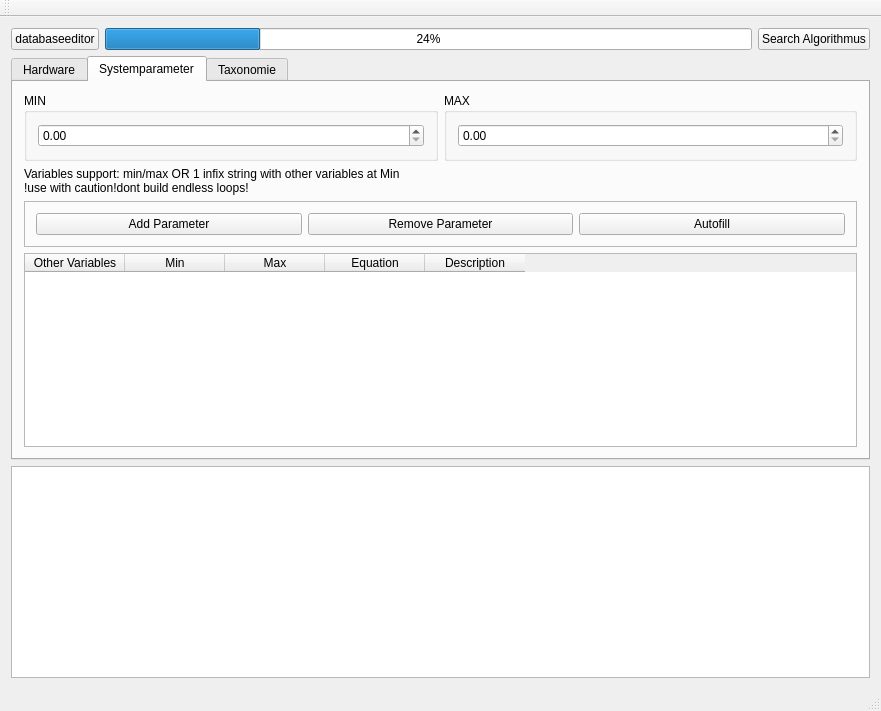
<?xml version="1.0" encoding="UTF-8"?>
<ui version="4.0">
 <class>Frontend_class</class>
 <widget class="QMainWindow" name="Frontend_class">
  <property name="geometry">
   <rect>
    <x>0</x>
    <y>0</y>
    <width>881</width>
    <height>711</height>
   </rect>
  </property>
  <property name="windowTitle">
   <string>Frontend_class</string>
  </property>
  <widget class="QWidget" name="centralWidget">
   <layout class="QGridLayout" name="gridLayout">
    <item row="0" column="2">
     <widget class="QPushButton" name="pushButton">
      <property name="text">
       <string>Search Algorithmus</string>
      </property>
     </widget>
    </item>
    <item row="0" column="1">
     <widget class="QProgressBar" name="progressBar">
      <property name="value">
       <number>24</number>
      </property>
     </widget>
    </item>
    <item row="0" column="0">
     <widget class="QPushButton" name="pushButton_3">
      <property name="text">
       <string>databaseeditor</string>
      </property>
     </widget>
    </item>
    <item row="2" column="0" colspan="3">
     <widget class="QTableWidget" name="tableWidget">
      <property name="sortingEnabled">
       <bool>true</bool>
      </property>
      <attribute name="horizontalHeaderShowSortIndicator" stdset="0">
       <bool>true</bool>
      </attribute>
     </widget>
    </item>
    <item row="1" column="0" colspan="3">
     <widget class="QTabWidget" name="tabWidget">
      <property name="currentIndex">
       <number>1</number>
      </property>
      <widget class="QWidget" name="tab">
       <attribute name="title">
        <string>Hardware</string>
       </attribute>
       <layout class="QGridLayout" name="gridLayout_11">
        <item row="0" column="0">
         <widget class="QGroupBox" name="groupBox">
          <property name="title">
           <string>oscillator</string>
          </property>
          <widget class="QComboBox" name="comboBox">
           <property name="geometry">
            <rect>
             <x>0</x>
             <y>60</y>
             <width>381</width>
             <height>27</height>
            </rect>
           </property>
          </widget>
          <widget class="QLabel" name="label">
           <property name="geometry">
            <rect>
             <x>0</x>
             <y>30</y>
             <width>161</width>
             <height>19</height>
            </rect>
           </property>
           <property name="text">
            <string>Used oscillator</string>
           </property>
          </widget>
          <widget class="QLabel" name="label_2">
           <property name="geometry">
            <rect>
             <x>20</x>
             <y>100</y>
             <width>79</width>
             <height>19</height>
            </rect>
           </property>
           <property name="text">
            <string>frequency</string>
           </property>
          </widget>
          <widget class="QLabel" name="label_3">
           <property name="geometry">
            <rect>
             <x>20</x>
             <y>150</y>
             <width>79</width>
             <height>19</height>
            </rect>
           </property>
           <property name="text">
            <string>stability</string>
           </property>
          </widget>
          <widget class="QLabel" name="label_4">
           <property name="geometry">
            <rect>
             <x>20</x>
             <y>200</y>
             <width>79</width>
             <height>19</height>
            </rect>
           </property>
           <property name="text">
            <string>aging</string>
           </property>
          </widget>
          <widget class="QDoubleSpinBox" name="doubleSpinBox">
           <property name="geometry">
            <rect>
             <x>20</x>
             <y>120</y>
             <width>79</width>
             <height>28</height>
            </rect>
           </property>
          </widget>
          <widget class="QDoubleSpinBox" name="doubleSpinBox_2">
           <property name="geometry">
            <rect>
             <x>20</x>
             <y>170</y>
             <width>79</width>
             <height>28</height>
            </rect>
           </property>
          </widget>
          <widget class="QDoubleSpinBox" name="doubleSpinBox_3">
           <property name="geometry">
            <rect>
             <x>20</x>
             <y>220</y>
             <width>79</width>
             <height>28</height>
            </rect>
           </property>
          </widget>
          <widget class="QPushButton" name="pushButton_2">
           <property name="geometry">
            <rect>
             <x>230</x>
             <y>90</y>
             <width>151</width>
             <height>27</height>
            </rect>
           </property>
           <property name="text">
            <string>confirm oscillator</string>
           </property>
          </widget>
         </widget>
        </item>
        <item row="0" column="1">
         <widget class="QGroupBox" name="groupBox_2">
          <property name="title">
           <string>Network</string>
          </property>
          <widget class="QComboBox" name="comboBox_2">
           <property name="geometry">
            <rect>
             <x>0</x>
             <y>60</y>
             <width>381</width>
             <height>27</height>
            </rect>
           </property>
          </widget>
          <widget class="QLabel" name="label_5">
           <property name="geometry">
            <rect>
             <x>0</x>
             <y>30</y>
             <width>161</width>
             <height>19</height>
            </rect>
           </property>
           <property name="text">
            <string>Used Network</string>
           </property>
          </widget>
         </widget>
        </item>
       </layout>
      </widget>
      <widget class="QWidget" name="tab_4">
       <attribute name="title">
        <string>Systemparameter</string>
       </attribute>
       <layout class="QGridLayout" name="gridLayout_3">
        <item row="0" column="0">
         <widget class="QGroupBox" name="groupBox_min">
          <property name="title">
           <string>MIN</string>
          </property>
          <layout class="QGridLayout" name="gridLayout_8">
           <item row="0" column="0">
            <widget class="QDoubleSpinBox" name="spinBoxdouble_min">
             <property name="maximum">
              <double>10000.000000000000000</double>
             </property>
             <property name="singleStep">
              <double>0.100000000000000</double>
             </property>
            </widget>
           </item>
          </layout>
         </widget>
        </item>
        <item row="0" column="1">
         <widget class="QGroupBox" name="groupBox_max">
          <property name="title">
           <string>MAX</string>
          </property>
          <layout class="QGridLayout" name="gridLayout_5">
           <item row="0" column="0">
            <widget class="QDoubleSpinBox" name="spinBoxdouble_max">
             <property name="maximum">
              <double>10000.000000000000000</double>
             </property>
            </widget>
           </item>
          </layout>
         </widget>
        </item>
        <item row="1" column="0" colspan="2">
         <widget class="QLabel" name="label_7">
          <property name="acceptDrops">
           <bool>false</bool>
          </property>
          <property name="text">
           <string>Variables support: min/max OR 1 infix string with other variables at Min
!use with caution!dont build endless loops!</string>
          </property>
          <property name="wordWrap">
           <bool>true</bool>
          </property>
         </widget>
        </item>
        <item row="2" column="0" colspan="2">
         <widget class="QFrame" name="frame">
          <property name="frameShape">
           <enum>QFrame::StyledPanel</enum>
          </property>
          <property name="frameShadow">
           <enum>QFrame::Raised</enum>
          </property>
          <layout class="QGridLayout" name="gridLayout_6">
           <item row="2" column="2">
            <widget class="QPushButton" name="Autofill">
             <property name="text">
              <string>Autofill</string>
             </property>
            </widget>
           </item>
           <item row="2" column="1">
            <widget class="QPushButton" name="deleteparameter">
             <property name="text">
              <string>Remove Parameter</string>
             </property>
            </widget>
           </item>
           <item row="2" column="0">
            <widget class="QPushButton" name="addParameter">
             <property name="text">
              <string>Add Parameter</string>
             </property>
            </widget>
           </item>
          </layout>
         </widget>
        </item>
        <item row="3" column="0" colspan="2">
         <widget class="QTableWidget" name="System_param_table">
          <property name="maximumSize">
           <size>
            <width>16777215</width>
            <height>16777215</height>
           </size>
          </property>
          <attribute name="verticalHeaderVisible">
           <bool>false</bool>
          </attribute>
          <column>
           <property name="text">
            <string>Other Variables</string>
           </property>
          </column>
          <column>
           <property name="text">
            <string>Min</string>
           </property>
          </column>
          <column>
           <property name="text">
            <string>Max</string>
           </property>
          </column>
          <column>
           <property name="text">
            <string>Equation</string>
           </property>
          </column>
          <column>
           <property name="text">
            <string>Description</string>
           </property>
          </column>
         </widget>
        </item>
       </layout>
      </widget>
      <widget class="QWidget" name="tab_2">
       <property name="styleSheet">
        <string notr="true"/>
       </property>
       <attribute name="title">
        <string>Taxonomie</string>
       </attribute>
       <layout class="QGridLayout" name="gridLayout_2">
        <item row="5" column="0" colspan="2" alignment="Qt::AlignTop">
         <widget class="QLabel" name="label_6">
          <property name="text">
           <string>Chose Values (x,y,...) EMPTY for everything</string>
          </property>
         </widget>
        </item>
        <item row="1" column="0" alignment="Qt::AlignLeft">
         <widget class="QPushButton" name="reload_db">
          <property name="text">
           <string>reload Database</string>
          </property>
         </widget>
        </item>
        <item row="1" column="1" alignment="Qt::AlignRight">
         <widget class="QPushButton" name="Taxonomie_load">
          <property name="text">
           <string>load other Taxonomie</string>
          </property>
         </widget>
        </item>
        <item row="6" column="0" colspan="2" alignment="Qt::AlignTop">
         <widget class="QTableWidget" name="tableWidget_2">
          <property name="minimumSize">
           <size>
            <width>0</width>
            <height>130</height>
           </size>
          </property>
          <property name="maximumSize">
           <size>
            <width>16777215</width>
            <height>130</height>
           </size>
          </property>
         </widget>
        </item>
        <item row="7" column="0" colspan="2">
         <spacer name="verticalSpacer">
          <property name="orientation">
           <enum>Qt::Vertical</enum>
          </property>
          <property name="sizeHint" stdset="0">
           <size>
            <width>20</width>
            <height>40</height>
           </size>
          </property>
         </spacer>
        </item>
        <item row="10" column="0" colspan="2">
         <widget class="QFrame" name="frame_2">
          <property name="frameShape">
           <enum>QFrame::StyledPanel</enum>
          </property>
          <property name="frameShadow">
           <enum>QFrame::Raised</enum>
          </property>
          <layout class="QGridLayout" name="gridLayout_4">
           <item row="3" column="0">
            <widget class="QRadioButton" name="Opt_Network">
             <property name="text">
              <string>Network utilization</string>
             </property>
            </widget>
           </item>
           <item row="4" column="0">
            <widget class="QRadioButton" name="Opt_wighted_combination">
             <property name="text">
              <string>Precision and Network: find optima of f(P,N)=</string>
             </property>
            </widget>
           </item>
           <item row="1" column="0">
            <widget class="QRadioButton" name="Opt_Precision">
             <property name="text">
              <string>Precision</string>
             </property>
            </widget>
           </item>
           <item row="4" column="1">
            <widget class="QLineEdit" name="Opt_wight_funktion">
             <property name="toolTip">
              <string>&lt;html&gt;&lt;head/&gt;&lt;body&gt;&lt;p&gt;Example:&lt;/p&gt;&lt;p&gt;P*100+N/10+R/100&lt;br/&gt;=&amp;gt;minimize (Precision in ms)*100+(Numbre of Messages)/10+R(SystemParameter)/100&lt;/p&gt;&lt;/body&gt;&lt;/html&gt;</string>
             </property>
            </widget>
           </item>
           <item row="2" column="0">
            <widget class="QRadioButton" name="Opt_Error">
             <property name="text">
              <string>Error</string>
             </property>
            </widget>
           </item>
           <item row="0" column="0">
            <widget class="QLabel" name="label_8">
             <property name="text">
              <string>Optimalize</string>
             </property>
            </widget>
           </item>
          </layout>
         </widget>
        </item>
       </layout>
      </widget>
     </widget>
    </item>
   </layout>
  </widget>
  <widget class="QToolBar" name="mainToolBar">
   <attribute name="toolBarArea">
    <enum>TopToolBarArea</enum>
   </attribute>
   <attribute name="toolBarBreak">
    <bool>false</bool>
   </attribute>
  </widget>
  <widget class="QStatusBar" name="statusBar"/>
  <action name="actionLoad_Listt">
   <property name="checkable">
    <bool>true</bool>
   </property>
   <property name="text">
    <string>Import list</string>
   </property>
  </action>
  <action name="actiontest">
   <property name="text">
    <string>test</string>
   </property>
  </action>
 </widget>
 <layoutdefault spacing="6" margin="11"/>
 <resources/>
 <connections/>
</ui>
